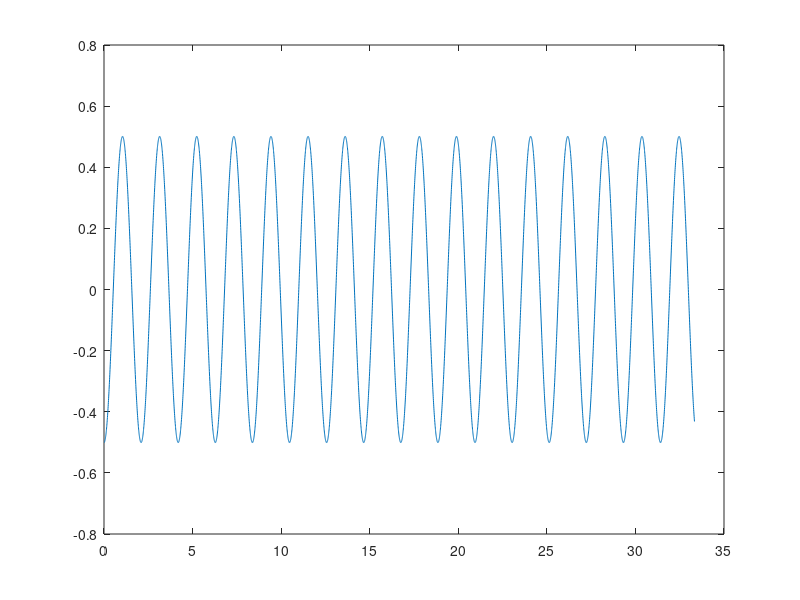

Here is the MATLAB script that generated this plot:
clf
clc
clear
omega = linspace(0,100,5000);
omegan = 3;
me = 1;
r = .01;
m = 2;
t = 1;
xpt = (me*r*omega.^2)/(m.*(omegan^2-omega.^2)).*cos(omega*t);
figure(1)
plot(omega./omegan,xpt./r);

% t1 = linspace(0,35,1000);
% a = -.332;
% b = .0177;
% y = a*cos(4*t1)+b*sin(4*t1);
% y1 = exp(-0.1*t1).*(cos(.995*t1)-.905.*sin(.995*t1))+y;
% figure (2)
% plot(t1,y); hold on;
% plot(t1,y1);
